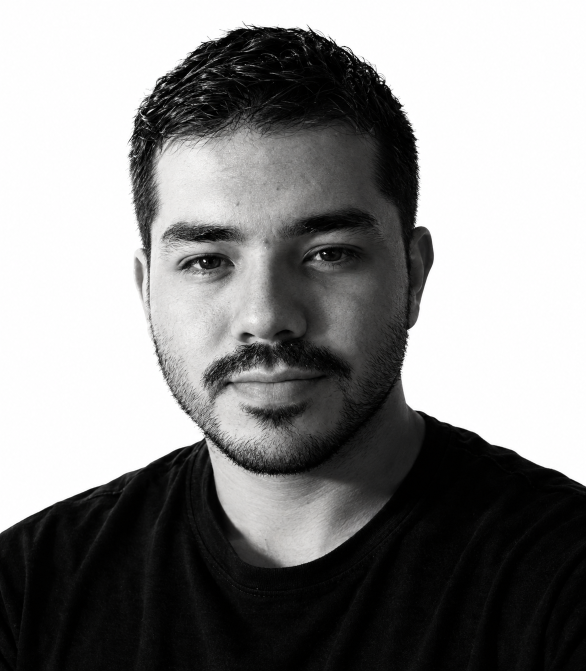
#> input picture assets/source/portrait.png, 1172 x 1342 px (shown at 1/2 size)
$ python generate_assets.py --image ../assets/source/portrait.png
#> lines starting #> are read from the running program, lines starting #| are printed output that depends on the picture; after the words box and inside, x2 and y2 are one past the last pixel; in counts of white or black regions, pixels touching at a corner belong together
#!/usr/bin/env python3
"""Generate every SVG in assets/ for the GitHub profile README.

Run from the repository root:
    pip install pillow numpy
    python scripts/generate_assets.py                        # default cloud + lambda
    python scripts/generate_assets.py --image foto.png       # your own image
    python scripts/generate_assets.py --image foto.png --invert   # light subject on dark bg

VISUAL.MAP loops: image -> each logo in LOGOS (assets/source/logos/<name>.png,
black silhouette on transparent) -> image. Missing logo files are skipped.

Writes (dark + light each): banner-*.v<N>.svg, whoami-*.svg, radar-*.svg, radar-langs-*.svg
Texts live in PROFILE, SKILLS, LANGS and whoami(); radar values are self-rated 0-100.
"""

from __future__ import annotations

import argparse
import html
from collections import deque
import math
from pathlib import Path

import numpy as np
from PIL import Image, ImageDraw, ImageEnhance, ImageFilter, ImageOps

ROOT = Path(__file__).resolve().parents[1]
BANNER_VERSION = 10  # bump after changing the banner so caches fetch the new file
ASSETS = ROOT / "assets"
SEED = 1611
MONO = "ui-monospace,SFMono-Regular,Menlo,Consolas,monospace"
SANS = "ui-sans-serif,-apple-system,Segoe UI,Helvetica,Arial,sans-serif"
LOGO_DIR = ASSETS / "source" / "logos"
LOGOS = ("astro", "react", "python", "aws")
LOOP_BEGIN, PORTRAIT_HOLD, MOVE, LOGO_HOLD = 2.4, 3.0, 1.3, 3.0  # seconds
TRAVELLERS = 600

# (indent, key, value) rows shown in the banner's vim profile.yml panel.
PROFILE = [
    (0, "profile", ""),
    (1, "subject", "Johan Zuluaga"),
    (1, "role", "Backend & Data Developer (AWS)"),
    (1, "origin", "San Luis, Antioquia, Colombia"),
    (1, "focus", "Pipelines de datos · Serverless · Scraping"),
    (1, "status", "Full Stack MERN certificado"),
    (1, "learning", "AWS Certified Data Engineer"),
    (0, "stack", ""),
    (1, "aws", "Lambda · S3 · SQS · EventBridge · ECR"),
    (1, "backend", "Python · Node.js · Express · FastAPI"),
    (1, "data", "MySQL (RDS) · PostgreSQL · MongoDB"),
    (1, "frontend", "React · React Native · Astro"),
    (1, "automation", "Puppeteer · ETL · Gemini · OCR"),
    (0, "contact", ""),
    (1, "linkedin", "/in/johan-zuluaga-870343257"),
    (1, "github", "JohanZ1611"),
    (1, "email", "johan16zulu@gmail.com"),
]

SKILLS = ("Backend & Data Skill Radar", [
    ("AWS Serverless", 85),
    ("Pipelines & ETL", 85),
    ("Web Scraping", 90),
    ("Backend & APIs", 85),
    ("Frontend & Mobile", 78),
    ("IA (Gemini / LLMs)", 72),
])

LANGS = ("Language Stack", [
    ("Python", 90),
    ("JavaScript", 88),
    ("TypeScript", 82),
    ("SQL", 80),
    ("Kotlin", 45),
])

# Blue / sky palette only.
THEMES = {
    "dark": {
        "bg": "#0A0F1E", "panel": "#0D1628", "panel2": "#101B30", "line": "#25344C",
        "muted": "#8291A8", "text": "#E6EDF3", "dots": "#58A6FF", "chrome": "#7DD3FC",
        "key": "#58A6FF", "accent": "#38BDF8", "warm": "#BAE6FD", "shadow": "#02050B",
    },
    "light": {
        "bg": "#EEF4FF", "panel": "#FFFFFF", "panel2": "#F3F8FF", "line": "#C8D8F0",
        "muted": "#64748B", "text": "#0F1B2D", "dots": "#1F6FEB", "chrome": "#0369A1",
        "key": "#1F6FEB", "accent": "#0284C7", "warm": "#1E40AF", "shadow": "#A8C0E0",
    },
}

# --------------------------------------------------------------------------- #
# VISUAL.MAP dither
# --------------------------------------------------------------------------- #

GRID_W, GRID_H = 300, 340


# [16 lines left out: function default_ink, not called in this run]


def edge_connected(mask: np.ndarray) -> np.ndarray:
    """True cells of ``mask`` reachable from the image border (the background)."""
    out = np.zeros(mask.shape, bool)
    h, w = mask.shape
    queue = deque([(y, x) for y in range(h) for x in (0, w - 1)] + [(y, x) for x in range(w) for y in (0, h - 1)])
    while queue:
        y, x = queue.popleft()
        if 0 <= y < h and 0 <= x < w and mask[y, x] and not out[y, x]:
            out[y, x] = True
            queue.extend(((y - 1, x), (y + 1, x), (y, x - 1), (y, x + 1)))
    return out


def image_inks(path: Path, invert: bool) -> dict[str, np.ndarray]:
    """Per-theme ink so the photo reads like a photo in both modes: shadows are
    dots on the light banner, highlights are dots on the dark one. The flat
    background (white, or black with --invert) never gets dots."""
#> called with invert = False
    src = Image.open(path).convert("RGBA")
    w, h = src.size
    crop_w = min(w, int(h * GRID_W / GRID_H))
    crop_h = int(crop_w * GRID_H / GRID_W)
    left, top = (w - crop_w) // 2, max(0, (h - crop_h) // 3)
    src = src.crop((left, top, left + crop_w, top + crop_h)).resize((GRID_W, GRID_H), Image.Resampling.LANCZOS)
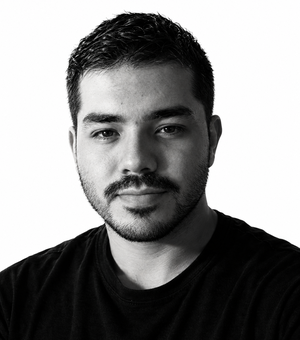
#> src: PIL image 300x340 RGBA; mean R, G, B, A 138.5, 138.2, 138, 255
    bg = Image.new("RGBA", src.size, "black" if invert else "white")
#> bg: PIL image 300x340 RGBA; every value is 255
    bg.alpha_composite(src)
    gray = ImageOps.autocontrast(ImageOps.grayscale(bg.convert("RGB")), cutoff=1)
    gray = ImageEnhance.Contrast(gray).enhance(1.3).filter(ImageFilter.UnsharpMask(2, 150, 1))
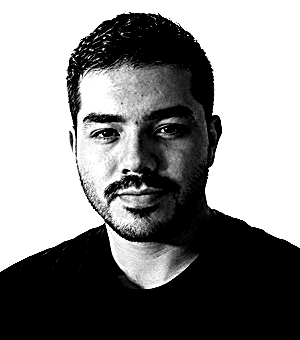
#> gray: PIL image 300x340 L; min 0, max 255, mean 135.2
    lum = np.asarray(gray, np.float32) / 255
    subject = ~edge_connected(lum < 0.08 if invert else lum > 0.92)
#> after the loop in edge_connected, `while queue:`:
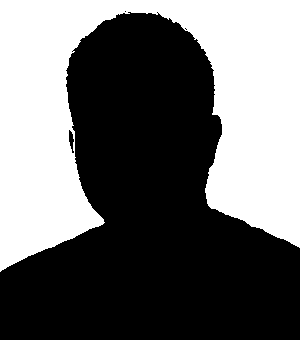
#> out: shape (340, 300) bool; 41.9% white; 1 white region, box (x1, y1, x2, y2) and area: (0, 0, 300, 272) 42762
    # Cap at .85 so solid areas (a black shirt) keep a dithered texture.
    return {
        "light": np.clip(1 - lum, 0, 0.85) * subject,
        "dark": np.clip(lum, 0, 0.85) * subject,
    }


def floyd_steinberg(ink: np.ndarray) -> np.ndarray:
    """Serpentine 1-bit error diffusion; True = dot."""
    work = ink.astype(np.float32).copy()
    out = np.zeros(work.shape, bool)
    h, w = work.shape
    for y in range(h):
        step = 1 if y % 2 == 0 else -1
        for x in (range(w) if step == 1 else range(w - 1, -1, -1)):
            old = work[y, x]
            new = 1.0 if old >= 0.5 else 0.0
            out[y, x] = new > 0
            err = old - new
            if 0 <= x + step < w:
                work[y, x + step] += err * 7 / 16
            if y + 1 < h:
                if 0 <= x - step < w:
                    work[y + 1, x - step] += err * 3 / 16
                work[y + 1, x] += err * 5 / 16
                if 0 <= x + step < w:
                    work[y + 1, x + step] += err * 1 / 16
    return out


# [17 lines left out: functions logo_mask, ordered, not called in this run]


def runs_path(points: list[tuple[int, int]]) -> str:
    """Merge horizontally adjacent 1px dots into short path runs."""
    pts = sorted(points, key=lambda p: (p[1], p[0]))
    out, i = [], 0
    while i < len(pts):
        x0, y = pts[i]
        x1 = x0
        i += 1
        while i < len(pts) and pts[i][1] == y and pts[i][0] == x1 + 1:
            x1 = pts[i][0]
            i += 1
        out.append(f"M{x0} {y}.5h{x1 - x0 + 1}")  # .5 = stroke centred on the pixel row
    return "".join(out)


# --------------------------------------------------------------------------- #
# banner (vim profile.yml)
# --------------------------------------------------------------------------- #


def txt(x, y, s, fill, size=13, extra=""):
    return f'<text x="{x}" y="{y}" fill="{fill}" font-family="{MONO}" font-size="{size}" {extra}>{s}</text>'


def banner(theme: str, dots: np.ndarray, logos: list[np.ndarray]) -> str:
    t = THEMES[theme]
    ox, oy = 94, 161  # centre the 300x340 grid in the 390x414 frame
    ys, xs = np.nonzero(dots)
    rng = np.random.default_rng(SEED)
    groups = rng.integers(0, 48, len(xs))
    starts = rng.permutation(np.linspace(0.05, 1.6, 48))

    p = [
        f'<svg xmlns="http://www.w3.org/2000/svg" width="1180" height="610" viewBox="0 0 1180 610" '
        'role="img" aria-labelledby="title desc">',
        '<title id="title">Johan Zuluaga — Backend &amp; Data Developer</title>',
        '<desc id="desc">Animated vim-style terminal with a dithered visual map and a YAML profile.</desc>',
        '<defs><filter id="shadow" x="-20%" y="-20%" width="140%" height="150%">'
        f'<feDropShadow dx="0" dy="12" stdDeviation="16" flood-color="{t["shadow"]}" flood-opacity=".28"/></filter>'
        '<clipPath id="vclip"><rect x="49" y="124" width="390" height="414" rx="3"/></clipPath>'
        f'<linearGradient id="scan" x1="0" y1="0" x2="0" y2="1"><stop offset="0" stop-color="{t["chrome"]}" stop-opacity="0"/>'
        f'<stop offset="1" stop-color="{t["chrome"]}" stop-opacity=".12"/></linearGradient></defs>',
        f'<rect width="1180" height="610" rx="18" fill="{t["bg"]}"/>',
        f'<rect x="13" y="13" width="1154" height="584" rx="13" fill="{t["panel"]}" stroke="{t["line"]}" filter="url(#shadow)"/>',
        f'<path d="M13 62H1167" stroke="{t["line"]}"/>',
        '<circle cx="38" cy="38" r="6" fill="#FF5F57"/><circle cx="59" cy="38" r="6" fill="#FEBC2E"/>'
        '<circle cx="80" cy="38" r="6" fill="#28C840"/>',
        txt(590, 43, "vim profile.yml", t["muted"], 13, 'text-anchor="middle" letter-spacing=".4"'),
        # left frame
        f'<rect x="35" y="88" width="418" height="472" rx="6" fill="{t["panel2"]}" stroke="{t["line"]}"/>',
        f'<path d="M35 124H453" stroke="{t["line"]}"/>',
        txt(49, 111, "VISUAL.MAP", t["chrome"], 13, 'font-weight="700" letter-spacing="1.2"'),
        txt(438, 111, "300×340 / 1-BIT", t["muted"], 11, 'text-anchor="end"'),
        f'<path d="M49 141h12M49 141v12M439 141h-12M439 141v12M49 539h12M49 539v-12M439 539h-12M439 539v-12" '
        f'fill="none" stroke="{t["chrome"]}" opacity=".55"/>',
        '<g clip-path="url(#vclip)" shape-rendering="crispEdges">',
    ]
    # Portrait layer: fades out while the logos play (loop starts after the intro).
    if logos:
        times = [0.0, PORTRAIT_HOLD]
        for _ in logos:
            times += [times[-1] + MOVE, times[-1] + MOVE + LOGO_HOLD]
        times.append(times[-1] + MOVE)
        loop = f'begin="{LOOP_BEGIN}s" dur="{times[-1]:g}s" repeatCount="indefinite" '                f'keyTimes="{";".join(f"{v / times[-1]:.4f}" for v in times)}"'
        fade = ["1", "1"] + ["0"] * (len(times) - 3) + ["1"]
        p.append(f'<g><animate attributeName="opacity" {loop} values="{";".join(fade)}"/>')
    # Scattered intro: interleaved dot groups fade in once, then stay.
    for g in range(48):
        sel = groups == g
        pts = [(int(x) + ox, int(y) + oy) for x, y in zip(xs[sel], ys[sel])]
        if pts:
            p.append(f'<path d="{runs_path(pts)}" fill="none" stroke="{t["dots"]}" stroke-width="1" opacity="0">'
                     f'<animate attributeName="opacity" begin="{starts[g]:.2f}s" dur=".8s" values="0;.92" fill="freeze"/></path>')
    if logos:
        p.append("</g>")
        portrait = np.column_stack((xs, ys)).astype(float)
        frames = [ordered(portrait[rng.choice(len(portrait), TRAVELLERS, replace=False)])] * 2
        for k, mask in enumerate(logos):
            ly, lx = np.nonzero(mask)
            pts = np.column_stack((lx, ly)).astype(float)
            frames += [ordered(pts[rng.choice(len(pts), TRAVELLERS)])] * 2
            # Dense dithered logo takes over while the travellers hold still.
            hy, hx = np.nonzero(floyd_steinberg(mask * 0.6))
            show = ["0"] * len(times)
            show[2 + 2 * k] = show[3 + 2 * k] = ".9"
            p.append(f'<path d="{runs_path([(int(x) + ox, int(y) + oy) for x, y in zip(hx, hy)])}" fill="none" '
                     f'stroke="{t["dots"]}" stroke-width="1" opacity="0">'
                     f'<animate attributeName="opacity" {loop} values="{";".join(show)}"/></path>')
        frames.append(frames[0])
        fly = ";".join(["0", "0"] + ["1"] * (len(times) - 3) + ["0"])
        for i in range(TRAVELLERS):
            pos = ";".join(f"{f[i, 0] + ox:g} {f[i, 1] + oy:g}" for f in frames)
            p.append(f'<path d="M0 0h1.4v1.4h-1.4z" fill="{t["dots"]}" opacity="0">'
                     f'<animateTransform attributeName="transform" type="translate" {loop} values="{pos}"/>'
                     f'<animate attributeName="opacity" {loop} values="{fly}"/></path>')
    # Looping scanline over the map.
    p.append(f'<rect x="49" y="0" width="390" height="30" fill="url(#scan)">'
             '<animate attributeName="y" values="78;540" dur="5s" begin="2.4s" repeatCount="indefinite"/></rect></g>')
    p.append(txt(58, 551, f"PTS {len(xs):05d} · FS/SERPENTINE", t["muted"], 10))

    # right panel: YAML in vim
    p += [
        f'<rect x="474" y="88" width="672" height="472" rx="6" fill="{t["panel2"]}" stroke="{t["line"]}"/>',
        f'<path d="M474 124H1146" stroke="{t["line"]}"/>',
        txt(490, 111, "profile.yml", t["chrome"], 13, 'font-weight="700" letter-spacing=".5"'),
        txt(580, 111, "[YAML]", t["muted"], 11),
        f'<rect x="996" y="94" width="132" height="24" rx="12" fill="{t["chrome"]}" fill-opacity=".14" stroke="{t["chrome"]}"/>',
        txt(1062, 111, "@JohanZ1611", t["chrome"], 13, 'text-anchor="middle" font-weight="700"'),
    ]
    y = 148.0
    for i, (indent, key, value) in enumerate(PROFILE, 1):
        if indent == 0:
            body, x = f'<tspan fill="{t["chrome"]}" font-weight="700">{html.escape(key)}:</tspan>', 525
        else:
            body = (f'<tspan fill="{t["key"]}">{html.escape(key)}: </tspan>'
                    f'<tspan fill="{t["text"]}">{html.escape(value)}</tspan>')
            x = 542
        p.append(txt(506, f"{y:g}", f"{i:2d}", t["muted"], 13, 'text-anchor="end" opacity=".5"'))
        p.append(txt(x, f"{y:g}", body, t["text"]))
        y += 21.5
    nbytes = len("\n".join(("  " * i) + k + ": " + v for i, k, v in PROFILE).encode())
    p += [
        # blinking block cursor on the line after the YAML
        f'<rect x="525" y="{y - 13:g}" width="8" height="16" fill="{t["accent"]}">'
        '<animate attributeName="opacity" values="1;1;0;0" keyTimes="0;.5;.5;1" dur="1.1s" repeatCount="indefinite"/></rect>',
        f'<path d="M474 526H1146" stroke="{t["line"]}"/>',
        f'<rect x="475" y="527" width="670" height="32" fill="{t["panel"]}"/>',
        f'<rect x="485" y="533" width="72" height="20" rx="3" fill="{t["dots"]}"/>',
        txt(521, 547, "NORMAL", t["bg"], 11, 'text-anchor="middle" font-weight="700"'),
        txt(569, 547, "profile.yml", t["text"], 12, 'font-weight="600"'),
        txt(740, 547, "[utf-8]", t["muted"], 11),
        txt(1134, 547, f"{len(PROFILE)}L, {nbytes}B  100%  {len(PROFILE)}:1", t["muted"], 11, 'text-anchor="end"'),
        "</svg>",
    ]
    return "".join(p)


# --------------------------------------------------------------------------- #
# whoami terminal card
# --------------------------------------------------------------------------- #


def whoami(theme: str) -> str:
    t = THEMES[theme]
    card = "#111827" if theme == "dark" else "#F8FBFF"
    inner = "#162033" if theme == "dark" else "#FFFFFF"
    soft = "#B6C2D4" if theme == "dark" else "#334155"

    def T(x, y, s, fill, size=17, bold=False):
        return txt(x, y, html.escape(s), fill, size, 'font-weight="700"' if bold else "")

    return "".join([
        '<svg xmlns="http://www.w3.org/2000/svg" viewBox="0 0 960 390" width="960" height="390" role="img" '
        'aria-labelledby="title desc"><title id="title">Johan Zuluaga — Backend &amp; Data Developer</title>'
        '<desc id="desc">Terminal-style profile card: mission and areas of expertise.</desc>',
        f'<defs><linearGradient id="sky" x1="0" x2="1" y1="0" y2="1"><stop stop-color="{t["dots"]}"/>'
        f'<stop offset="1" stop-color="{t["chrome"]}"/></linearGradient>'
        '<filter id="glow" x="-20%" y="-30%" width="140%" height="160%"><feGaussianBlur stdDeviation="2.2" result="b"/>'
        '<feMerge><feMergeNode in="b"/><feMergeNode in="SourceGraphic"/></feMerge></filter></defs>',
        f'<rect width="960" height="390" rx="18" fill="{card}"/>',
        '<rect x="9" y="9" width="942" height="372" rx="13" fill="none" stroke="url(#sky)" stroke-width="2"/>',
        f'<circle cx="35" cy="35" r="5" fill="{t["dots"]}"/><circle cx="54" cy="35" r="5" fill="{t["accent"]}"/>'
        f'<circle cx="73" cy="35" r="5" fill="{t["chrome"]}"/>',
        T(98, 41, "JohanZ1611  ·  profile shell  ·  online", t["muted"], 15),
        f'<path d="M29 58H931" stroke="{t["line"]}"/>',
        f'<rect x="29" y="78" width="594" height="271" rx="9" fill="{inner}" stroke="{t["dots"]}" stroke-width="1.5"/>',
        T(48, 111, "❯ whoami", t["accent"], 20, True),
        T(48, 143, "johan_zuluaga", soft, 18), T(196, 143, "—", t["muted"], 18),
        T(221, 143, "Backend & Data Developer", t["warm"], 18),
        f'<path d="M48 166H604" stroke="{t["line"]}"/>',
        T(48, 196, "context:", t["muted"]), T(166, 196, "San Luis, Antioquia · Colombia", t["dots"]),
        T(48, 225, "mission:", t["muted"]), T(166, 225, "datos confiables, de la fuente al dashboard", t["chrome"]),
        T(48, 267, "❯ ls expertise/", t["accent"], 20, True),
        T(48, 299, "data+cloud/", t["dots"], 16), T(190, 299, "AWS Serverless · ETL · Scraping · Python", soft, 16),
        T(48, 326, "fullstack/", t["dots"], 16), T(190, 326, "MERN · React Native · Astro · Gemini", soft, 16),
        # right panel: night-sky runtime (blue moon over waves)
        f'<rect x="651" y="78" width="280" height="271" rx="9" fill="{inner}" stroke="{t["dots"]}" stroke-width="1.5"/>',
        T(674, 111, "serverless runtime", t["warm"]),
        f'<circle cx="791" cy="203" r="56" fill="{t["dots"]}" opacity=".95"/>',
        f'<path d="M674 202H908M674 216H908M674 230H908M674 244H908M674 258H908" stroke="{inner}" stroke-width="5" opacity=".9"/>',
        f'<path d="M674 277C711 247 746 303 785 272S861 249 908 281" fill="none" stroke="{t["chrome"]}" stroke-width="3" filter="url(#glow)"/>',
        f'<path d="M674 294C716 264 746 320 789 289S862 270 908 298" fill="none" stroke="{t["accent"]}" stroke-width="2"/>',
        T(674, 326, "status: aprendiendo siempre", t["muted"], 14),
        "</svg>",
    ])


# --------------------------------------------------------------------------- #
# radar charts (ported from macu-dev/scripts/radar.py, blue palette)
# --------------------------------------------------------------------------- #

RADAR = {
    "dark": {"grid": "#30363d", "spoke": "#21262d", "label": "#c9d1d9", "value": "#8b949e",
             "title": "#e6edf3", "fill": "#2F81F7", "stroke": "#58A6FF"},
    "light": {"grid": "#d0d7de", "spoke": "#e6eaef", "label": "#1f2328", "value": "#57606a",
              "title": "#1f2328", "fill": "#1F6FEB", "stroke": "#0969DA"},
}


def ring(r, n):
    return [(r * math.cos(-math.pi / 2 + i * 2 * math.pi / n), r * math.sin(-math.pi / 2 + i * 2 * math.pi / n))
            for i in range(n)]


def radar(title: str, axes: list[tuple[str, float]], theme: str, size=360, rings=4, values=False) -> str:
    c, n = RADAR[theme], len(axes)
    r, gap, LBL, VAL, TTL, pad = size / 2 - 8, 20, 13, 11, 15, 10
    vals = [max(0.0, min(100.0, v)) for _, v in axes]
    outer = ring(r, n)
    labels = []
    for i, (label, v) in enumerate(axes):
        cs, sn = outer[i][0] / r, outer[i][1] / r
        anchor = "middle" if abs(cs) < 0.25 else ("start" if cs > 0 else "end")
        dy = 4 if abs(sn) < 0.25 else (14 if sn > 0 else -5)
        labels.append(((r + gap) * cs, (r + gap) * sn + dy, anchor, label, vals[i]))
    minx, maxx, miny, maxy = -r, r, -r, r
    for lx, ly, anchor, label, v in labels:
        w = len(label) * LBL * 0.62
        x0 = lx if anchor == "start" else lx - w if anchor == "end" else lx - w / 2
        minx, maxx = min(minx, x0), max(maxx, x0 + w)
        miny, maxy = min(miny, ly - LBL), max(maxy, ly + 4 + (VAL + 4 if values else 0))
    th = TTL + 14
    W, H = round(maxx - minx + 2 * pad), round(maxy - miny + 2 * pad + th)
    ox, oy = -minx + pad, -miny + pad + th
    p = [f'<svg xmlns="http://www.w3.org/2000/svg" viewBox="0 0 {W} {H}" width="{W}" height="{H}" role="img" '
         f'aria-label="{html.escape(title)}" font-family="{SANS}">',
         f'<text x="{W / 2:.1f}" y="{pad + TTL}" text-anchor="middle" font-size="{TTL}" font-weight="700" '
         f'fill="{c["title"]}">{html.escape(title)}</text>',
         f'<g transform="translate({ox:.1f},{oy:.1f})">']
    for k in range(rings, 0, -1):
        pts = " ".join(f"{x:.1f},{y:.1f}" for x, y in ring(r * k / rings, n))
        p.append(f'<polygon points="{pts}" fill="none" stroke="{c["grid"]}" opacity="{0.35 + 0.5 * k / rings:.2f}"/>')
    p += [f'<line x1="0" y1="0" x2="{x:.1f}" y2="{y:.1f}" stroke="{c["spoke"]}"/>' for x, y in outer]
    shape = [(x * v / 100, y * v / 100) for (x, y), v in zip(outer, vals)]
    # No grow-in animation: viewers that freeze SMIL would show it stuck at 4%.
    p.append(f'<polygon points="{" ".join(f"{x:.1f},{y:.1f}" for x, y in shape)}" fill="{c["fill"]}" '
             f'fill-opacity="0.22" stroke="{c["stroke"]}" stroke-width="2.5" stroke-linejoin="round"/>')
    p += [f'<circle cx="{x:.1f}" cy="{y:.1f}" r="3.6" fill="{c["stroke"]}"/>' for x, y in shape]
    for lx, ly, anchor, label, v in labels:
        p.append(f'<text x="{lx:.1f}" y="{ly:.1f}" text-anchor="{anchor}" font-size="{LBL}" font-weight="600" '
                 f'fill="{c["label"]}">{html.escape(label)}</text>')
        if values:
            p.append(f'<text x="{lx:.1f}" y="{ly + VAL + 4:.1f}" text-anchor="{anchor}" font-size="{VAL}" '
                     f'fill="{c["value"]}">{v:g}</text>')
    p.append("</g></svg>")
    return "".join(p)


# --------------------------------------------------------------------------- #


def main() -> None:
    ap = argparse.ArgumentParser(description=__doc__, formatter_class=argparse.RawDescriptionHelpFormatter)
    ap.add_argument("--image", type=Path, help="logo/photo for the VISUAL.MAP panel (default: cloud + lambda)")
    ap.add_argument("--invert", action="store_true", help="use when the subject is light on a dark background")
    args = ap.parse_args()

    inks = image_inks(args.image, args.invert) if args.image else dict.fromkeys(THEMES, default_ink())
#> inks = 2 items
    dots = {theme: floyd_steinberg(ink) for theme, ink in inks.items()}
#> dots = 2 items
    assert all(d.any() for d in dots.values()), "the image produced no dots; try --invert"
    logos = [logo_mask(LOGO_DIR / f"{n}.png") for n in LOGOS if (LOGO_DIR / f"{n}.png").exists()]
    print(f"VISUAL.MAP loop: image -> {len(logos)} logos")

    ASSETS.mkdir(exist_ok=True)
    for theme in THEMES:
        out = {
            f"banner-{theme}.v{BANNER_VERSION}.svg": banner(theme, dots[theme], logos),
            f"whoami-{theme}.svg": whoami(theme),
            f"radar-{theme}.svg": radar(SKILLS[0], SKILLS[1], theme),
            f"radar-langs-{theme}.svg": radar(LANGS[0], LANGS[1], theme, size=340, values=True),
        }
        for name, svg in out.items():
            (ASSETS / name).write_text(svg, encoding="utf-8")
            print(f"assets/{name}: {len(svg.encode()) / 1024:.1f} KiB")
#> this loop made 2 passes
#> theme on passes 1 to 2: 'dark', 'light'
#> (printed output is left out)


if __name__ == "__main__":
    main()
